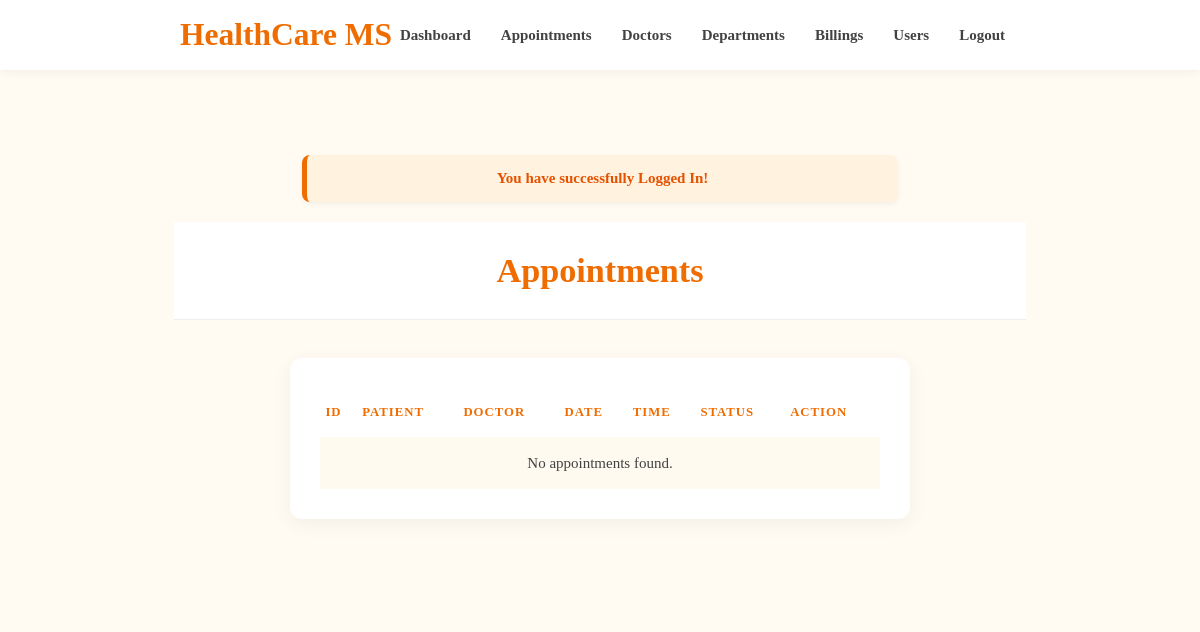
The app's page /admin/appointment-list.php (signed in), older data.
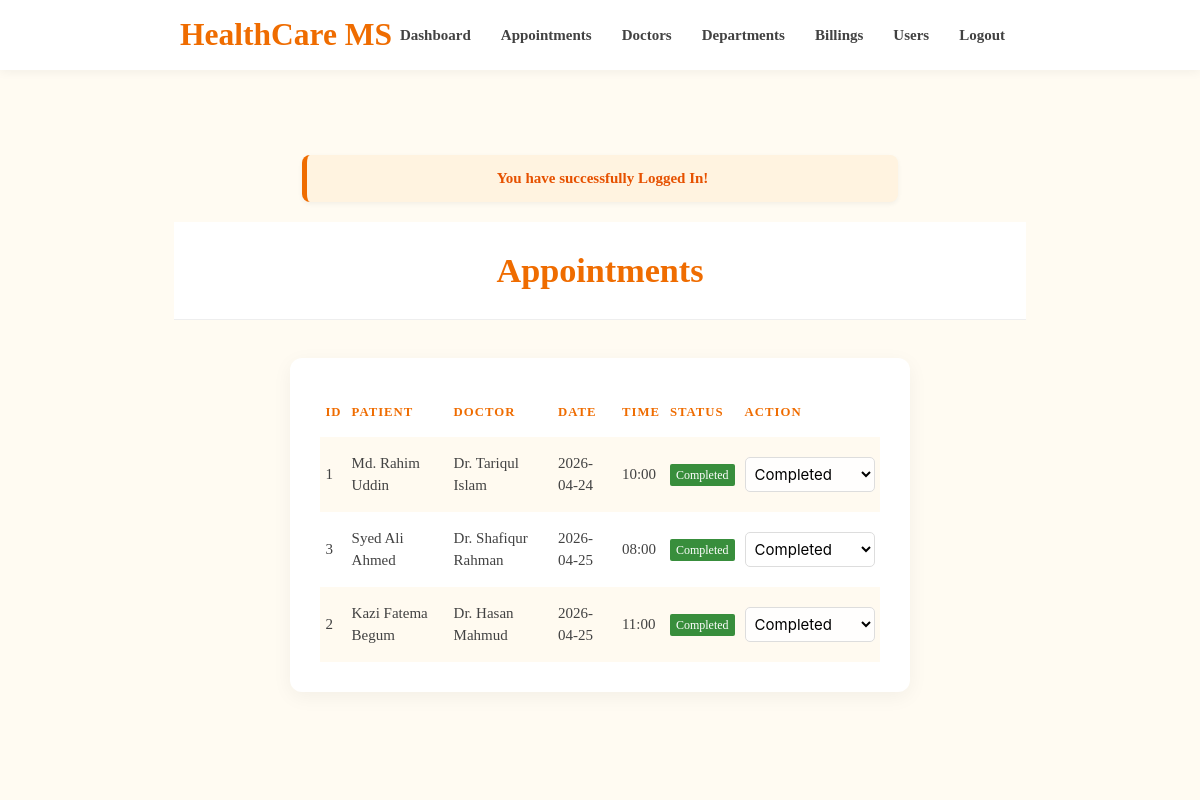
The same page, newer data.
### tables this page shows
CREATE TABLE `appointments` (
    `id` int(11) NOT NULL AUTO_INCREMENT,
    `patient_id` int(11) NOT NULL,
    `doctor_id` int(11) NOT NULL,
    `dept_id` int(11) NOT NULL,
    `appointment_date` varchar(20) DEFAULT NULL,
    `appointment_time` varchar(10) DEFAULT NULL,
    `status` varchar(50) NOT NULL DEFAULT 'pending',
    `notes` varchar(500) DEFAULT NULL,
    PRIMARY KEY (`id`),
    CONSTRAINT `fk_appt_patient` FOREIGN KEY (`patient_id`) REFERENCES `users` (`id`) ON DELETE CASCADE ON UPDATE CASCADE,
    CONSTRAINT `fk_appt_doctor` FOREIGN KEY (`doctor_id`) REFERENCES `doctors` (`id`) ON DELETE CASCADE ON UPDATE CASCADE,
    CONSTRAINT `fk_appt_dept` FOREIGN KEY (`dept_id`) REFERENCES `departments` (`id`) ON DELETE CASCADE ON UPDATE CASCADE
);

CREATE TABLE `users` (
    `id` int(11) NOT NULL,
    `name` varchar(100) NOT NULL,
    `email` varchar(100) NOT NULL,
    `password` varchar(100) NOT NULL,
    `role` enum('patient','doctor') NOT NULL DEFAULT 'patient',
    `timestamp` varchar(100) DEFAULT NULL,
    PRIMARY KEY (`id`),
    UNIQUE KEY `uq_email` (`email`)
);

### admin/appointment-list.php (the view, shortened to what this page needs)
<?php
require_once('../backends/connection-pdo.php');
$sql = "SELECT a.*, u_pat.name as patient_name, u_doc.name as doctor_name, dept.dept_name
        FROM appointments a
        JOIN users u_pat ON a.patient_id = u_pat.id
        JOIN users u_doc ON a.doctor_id = u_doc.id
        JOIN departments dept ON a.dept_id = dept.id
        ORDER BY FIELD(a.status, 'pending', 'confirmed', 'cancelled', 'completed'), a.appointment_date ASC, a.appointment_time ASC";
$query = $pdoconn->prepare($sql);
$query->execute();
$appointments = $query->fetchAll(PDO::FETCH_ASSOC);
?>
<?php require('layout/header.php'); ?>
<?php require('layout/topnav.php'); ?>
<?php require('layout/left-sidebar-short.php'); ?>
<?php
if (isset($_SESSION['msg'])) {
    echo '<div class="container" style="margin-top: 20px;"><div class="admin-alert">'.$_SESSION['msg'].'</div></div>';
}
?>
<div class="section admin-theme-bg center" style="margin-top: 20px;">
    <h4>Appointments</h4>
</div>
<div class="container" style="margin-top: 30px; margin-bottom: 50px;">
    <div class="row">
        <div class="col s12">
            <div class="card">
                <div class="card-content">
                    <table class="striped highlight responsive-table">
                        <thead>
                            <tr>
                                <th>ID</th>
                                <th>Patient</th>
                                <th>Doctor</th>
                                <th>Date</th>
                                <th>Time</th>
                                <th>Status</th>
                                <th>Action</th>
                            </tr>
                        </thead>
                        <tbody>
                            <?php if (count($appointments) > 0): ?>
                                <?php foreach ($appointments as $app): ?>
                                    <tr>
                                        <td><?php echo $app['id']; ?></td>
                                        <td><?php echo htmlspecialchars($app['patient_name']); ?></td>
                                        <td><?php echo htmlspecialchars($app['doctor_name']); ?></td>
                                        <td><?php echo htmlspecialchars($app['appointment_date']); ?></td>
                                        <td><?php echo htmlspecialchars($app['appointment_time']); ?></td>
                                        <td>
                                            <?php
                                            $status_color = 'grey';
                                            if ($app['status'] == 'completed') $status_color = 'green';
                                            ?>
                                            <span class="new badge <?php echo $status_color; ?> darken-2" data-badge-caption=""><?php echo ucfirst($app['status']); ?></span>
                                        </td>
                                        <td>
                                            <form action="../backends/update-appointment.php" method="POST" style="display: inline;">
                                                <select name="status" class="browser-default" onchange="this.form.submit()" style="width: 130px; border-radius: 5px; border: 1px solid #ddd; height: 35px; padding: 0 5px;">
                                                    <option value="completed" <?php echo ($app['status'] == 'completed') ? 'selected' : ''; ?>>Completed</option>
                                                </select>
                                            </form>
                                        </td>
                                    </tr>
                                <?php endforeach; ?>
                            <?php else: ?>
                                <tr>
                                    <td colspan="7" class="center">No appointments found.</td>
                                </tr>
                            <?php endif; ?>
                        </tbody>
                    </table>
                </div>
            </div>
        </div>
    </div>
</div>
<?php require('layout/footer.php'); ?>

Row changes from the older to the newer data that the page shows:
now on this page (row edited): appointments: id "1", patient.name "Md. Rahim Uddin", users.name "Dr. Tariqul Islam", appointment_date "2026-04-24", appointment_time "10:00", status "Completed"
now on this page (row edited): appointments: id "3", patient.name "Syed Ali Ahmed", users.name "Dr. Shafiqur Rahman", appointment_date "2026-04-25", appointment_time "08:00", status "Completed"
now on this page (row edited): appointments: id "2", patient.name "Kazi Fatema Begum", users.name "Dr. Hasan Mahmud", appointment_date "2026-04-25", appointment_time "11:00", status "Completed"
Text that changed along with them:
text no longer shown: "No appointments found."
